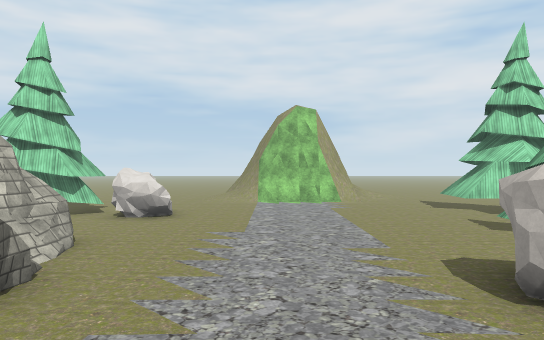
[1] (above)

24 first-person views from a walk through a scene from a Unity 3-D project. The camera is 1.3 m above the floor, looks level and sees 70° across. The floor is counted in squares, 2 m on a side. Each view is taken from the middle of a square. On the plan, view 1 faces up. The plan holds only what a view shows up to about 11 squares ahead; the rest is blank. The place goes on beyond the plan. Some animated figures are left out. Some surface patterns are stand-ins.

[2]
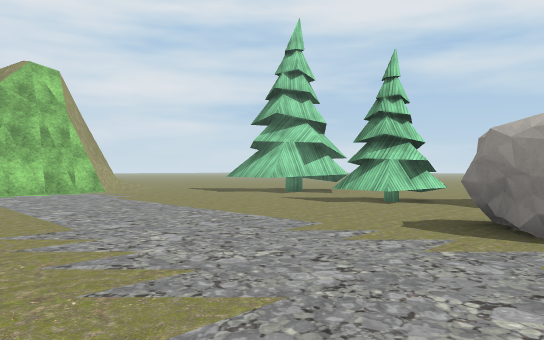

[3]
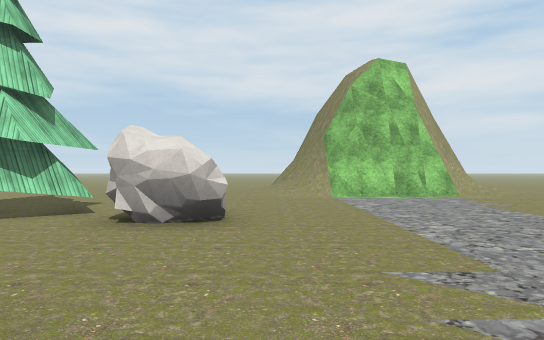

[4]
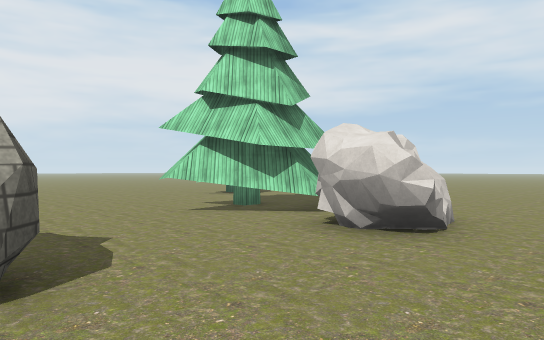

[5]
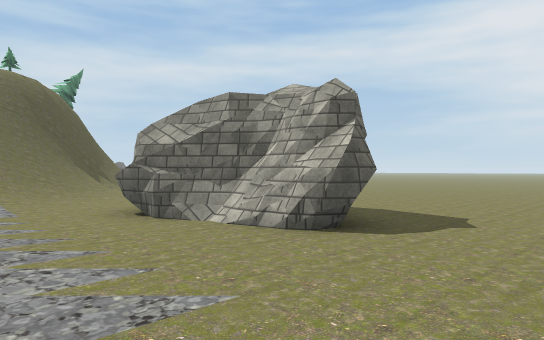

[6]
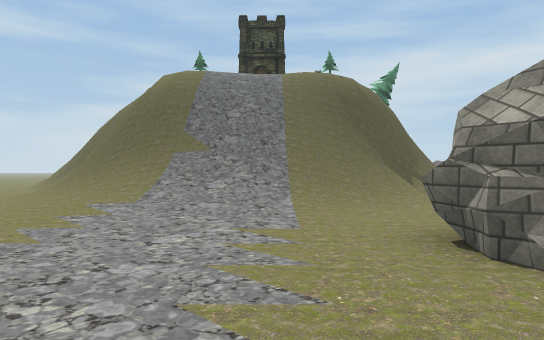

[7]
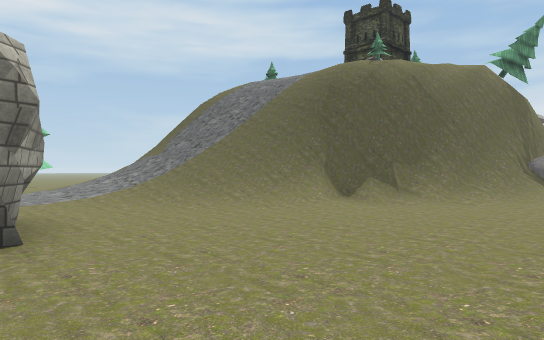

[8]
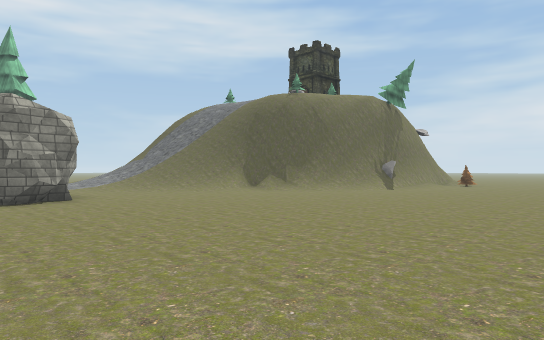

[9]
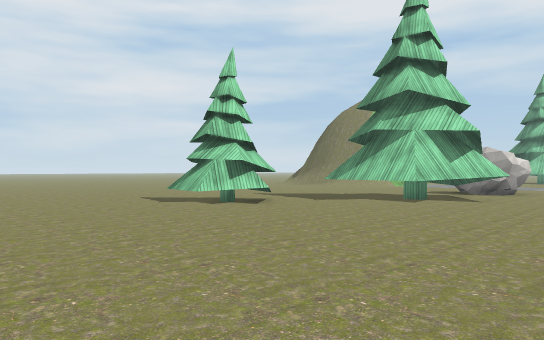

[10]
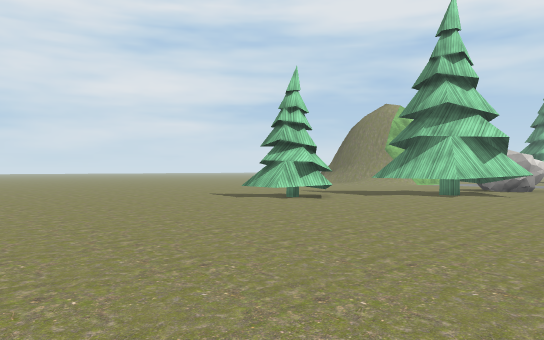

[11]
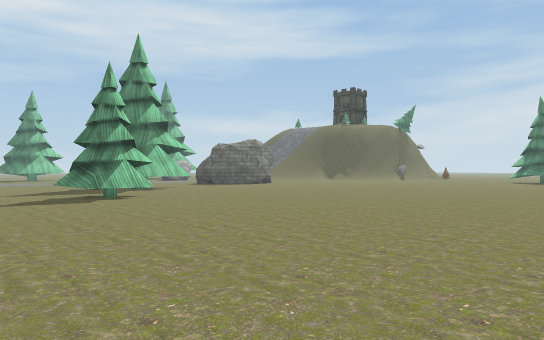

[12]
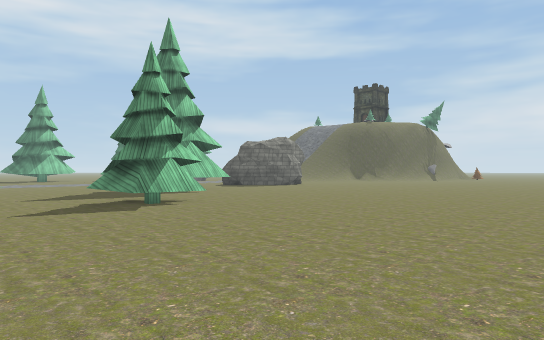

[13]
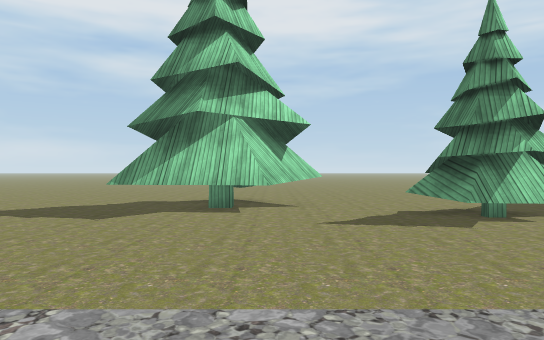

[14]
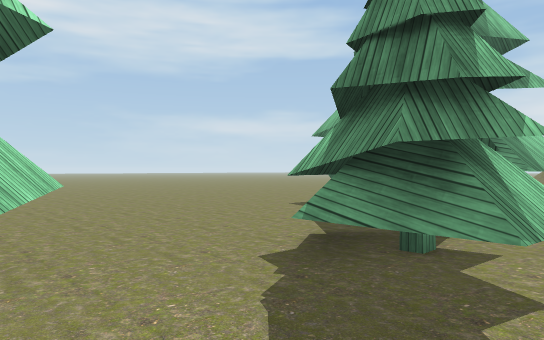

[15]
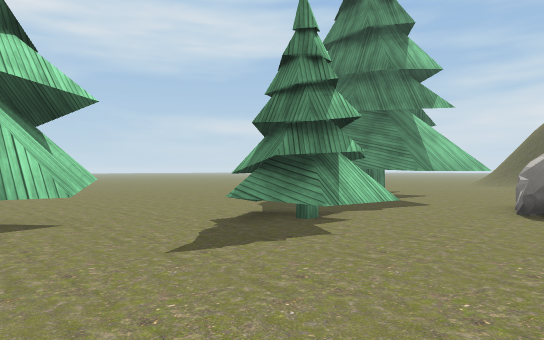

[16]
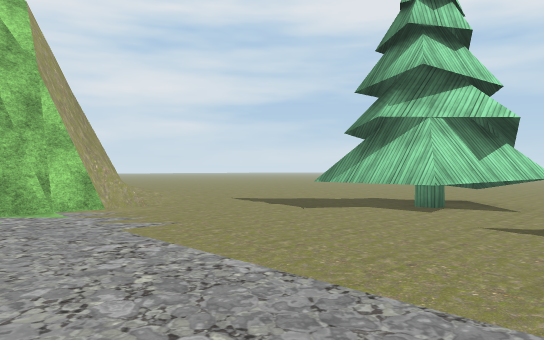

[17]
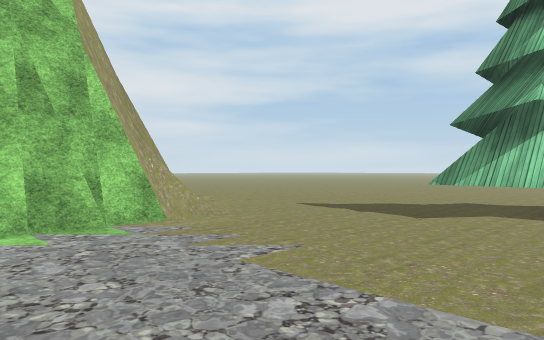

[18]
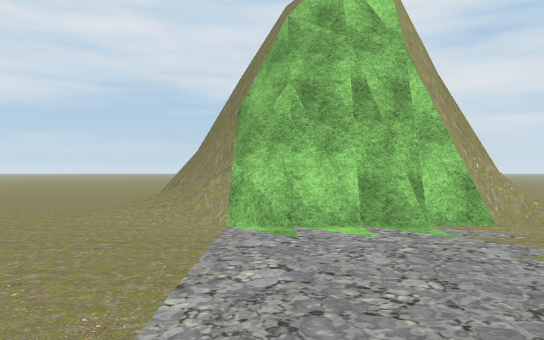

[19]
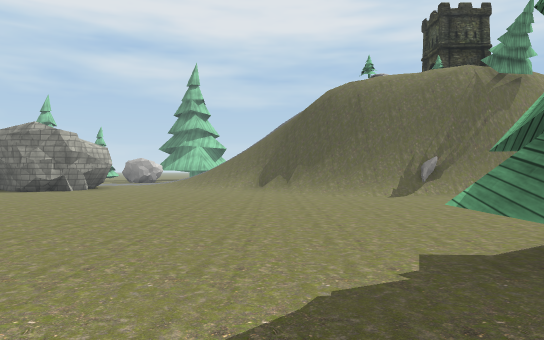

[20]
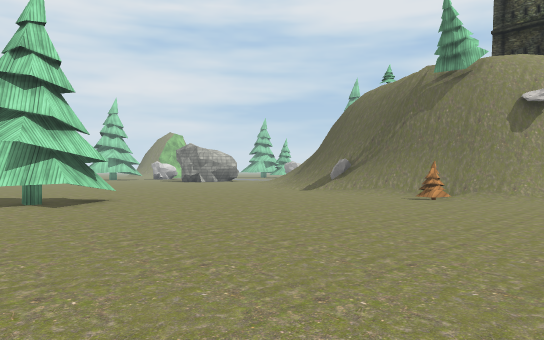

[21]
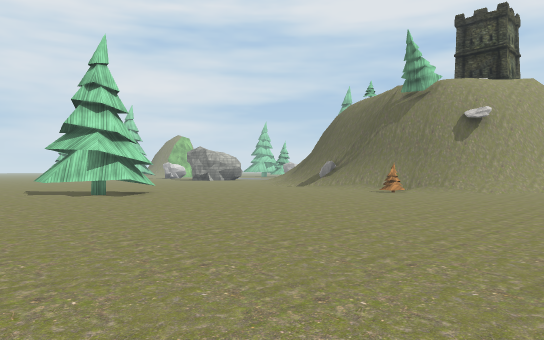

[22]
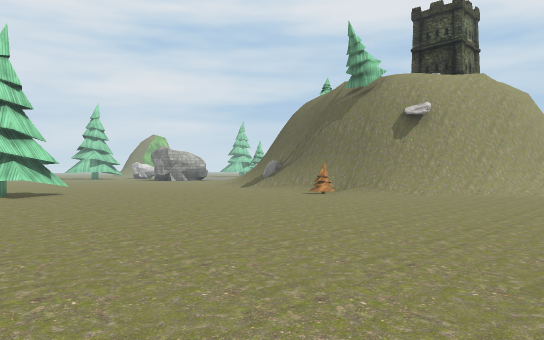

[23]
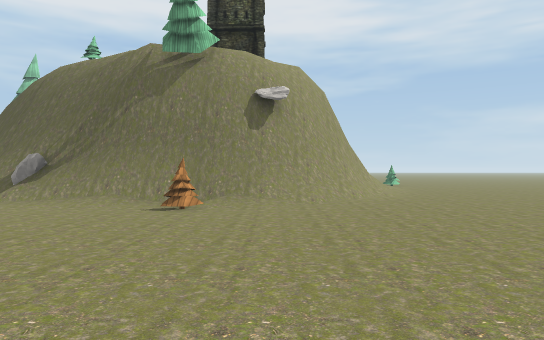

[24]
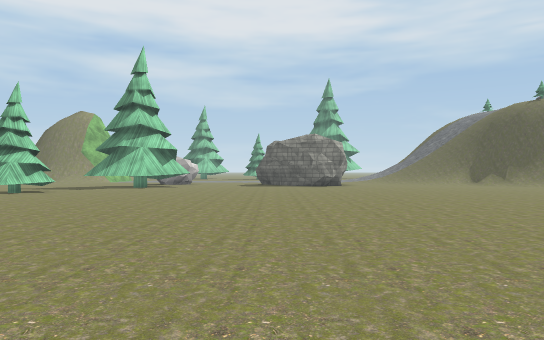

### Floor plan
Key: @ floor where view 1 was taken; # wall or solid block; . floor; / step, stairs or slope; = window, fence, low wall or low ledge; ^ raised ledge; v drop or lower ground; O other object.
Columns run from 21 left of view 1 to 13 right of it. Each row starts with its distance up from view 1.
 17   . .........   ...##    //......
 16    ..........   .../##  #/.......
 15   ................./=####/.......
 14   ........OOO.....................
 13    .......OOO.....................
 12    ........O.^ #...........   ....
 11    ..........####OO.......^ ##....
 10    ..........^##.OO.......^###....
  9    ...............................
  8   ........................OO.......
  7  .........................OO.......
  6 .................##.......OO.......
  5  ............... ##................
  4   ..............###....OO..   .....
  3     ............###.....OO^    ....
  2      .....................###   ..
  1        ............//////.#
  0         ..........///@///..
 -1       .........../////////.
 -2      ...........///////==//
 -3     ...........//#//////#//
 -4     ..^......../##v/////v
 -5     .###....../##v//
 -6     .###....../##/
 -7     ..........O#//
 -8    ........../#v//
 -9    ........../#v/
-10    .........O.#OO
-11    ........../#v//
-12    ........../##v/
-13   ............/# v
-14   ............./##
-15    ............./#
-16   . ..............
-17     . ..     .....
-18               ....

Where each view was taken, in squares from view 1:
view 1: 0 up, 0 right, facing up
view 2: 3 up, 2 left, facing up-right
view 3: 5 up, 2 left, facing up
view 4: 6 up, 1 left, facing up-left
view 5: 9 up, 0 right, facing down-left
view 6: 7 up, 1 left, facing down
view 7: 4 up, 9 left, facing down-right
view 8: 6 up, 14 left, facing down-right
view 9: 7 up, 15 left, facing up-right
view 10: 7 up, 17 left, facing up-right
view 11: 17 up, 19 left, facing down-right
view 12: 17 up, 17 left, facing down-right
view 13: 10 up, 0 right, facing right
view 14: 10 up, 4 right, facing down-right
view 15: 11 up, 2 right, facing down-right
view 16: 8 up, 0 right, facing up-right
view 17: 10 up, 0 right, facing up-right
view 18: 10 up, 0 right, facing up
view 19: 3 down, 17 left, facing right
view 20: 14 down, 17 left, facing up-right
view 21: 16 down, 19 left, facing up-right
view 22: 17 down, 17 left, facing up-right
view 23: 12 down, 15 left, facing right
view 24: 6 up, 21 left, facing right
